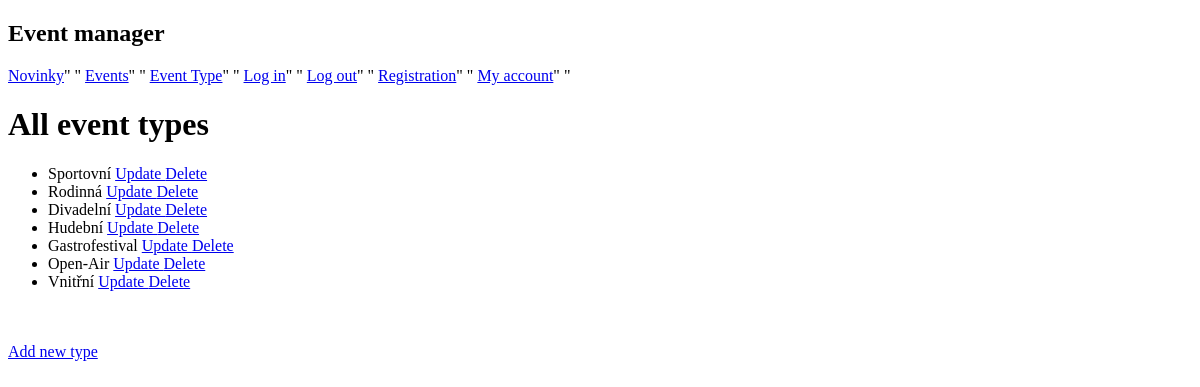
/types/, run on an earlier commit of the app's database.
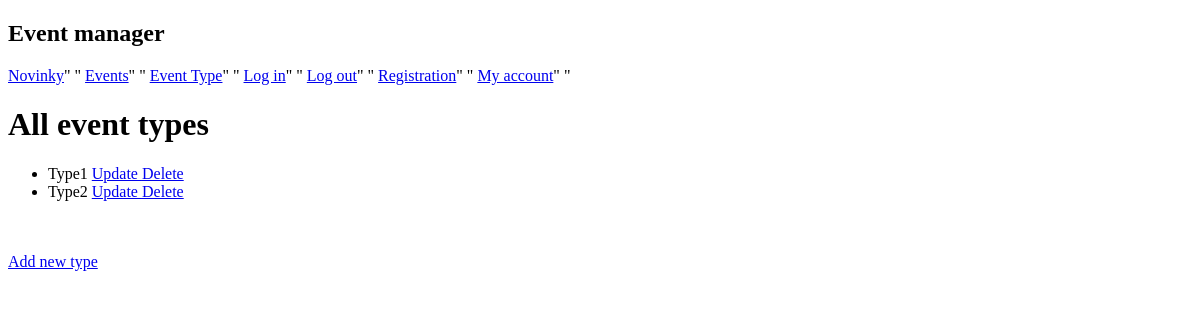
And on a later commit of the database.
### viewer/models.py (models this page shows)
class EventType(Model):
    name = CharField(max_length=128)

### viewer/views.py (the view)
# urls.py: path('types/', EventTypeView.as_view(), name='types'),
class EventTypeView(ListView):
  template_name = 'types.html'
  model = EventType

### viewer/templates/types.html (shortened to what this page needs)
{% extends "base.html" %}
{% block content %}
  <h1>All event types</h1>
  <ul>
    {% for type in object_list %}
      <li>
          {{ type.name }}
          <a href="{% url 'type_update' type.pk %}"> Update </a>
          <a href="{% url 'type_delete' type.pk %}"> Delete </a>
      </li>
    {% endfor %}
  </ul>
    <br><br>
    <a href="{% url 'type_create' %}"> Add new type </a>
{% endblock %}

### viewer/templates/base.html (shortened to what this page needs)
<!DOCTYPE html>
<html lang="en">
  <head>
  </head>
<body>
<h2>Event manager</h2>
    <a href="{% url 'main_page' %}">Novinky</a><block>"    "</block>
    <a href="{% url 'events' %}">Events</a><block>"    "</block>
    <a href="{% url 'types' %}">Event Type</a><block>"    "</block>
    <a href="{% url 'login' %}">Log in</a><block>"    "</block>
    <a href="{% url 'logout' %}">Log out</a><block>"    "</block>
    <a href="{% url 'sign_up' %}">Registration</a><block>"    "</block>
    <a href="{% url 'my_page' %}">My account</a><block>"    "</block>
    <div>
        {% block content %}{% endblock %}
    </div>
</body>
</html>

What changed in the data, as far as the page shows it:
removed EventType: name "Sportovní"
removed EventType: name "Rodinná"
removed EventType: name "Divadelní"
removed EventType: name "Hudební"
removed EventType: name "Gastrofestival"
removed EventType: name "Open-Air"
removed EventType: name "Vnitřní"
added EventType: name "Type1"
added EventType: name "Type2"
